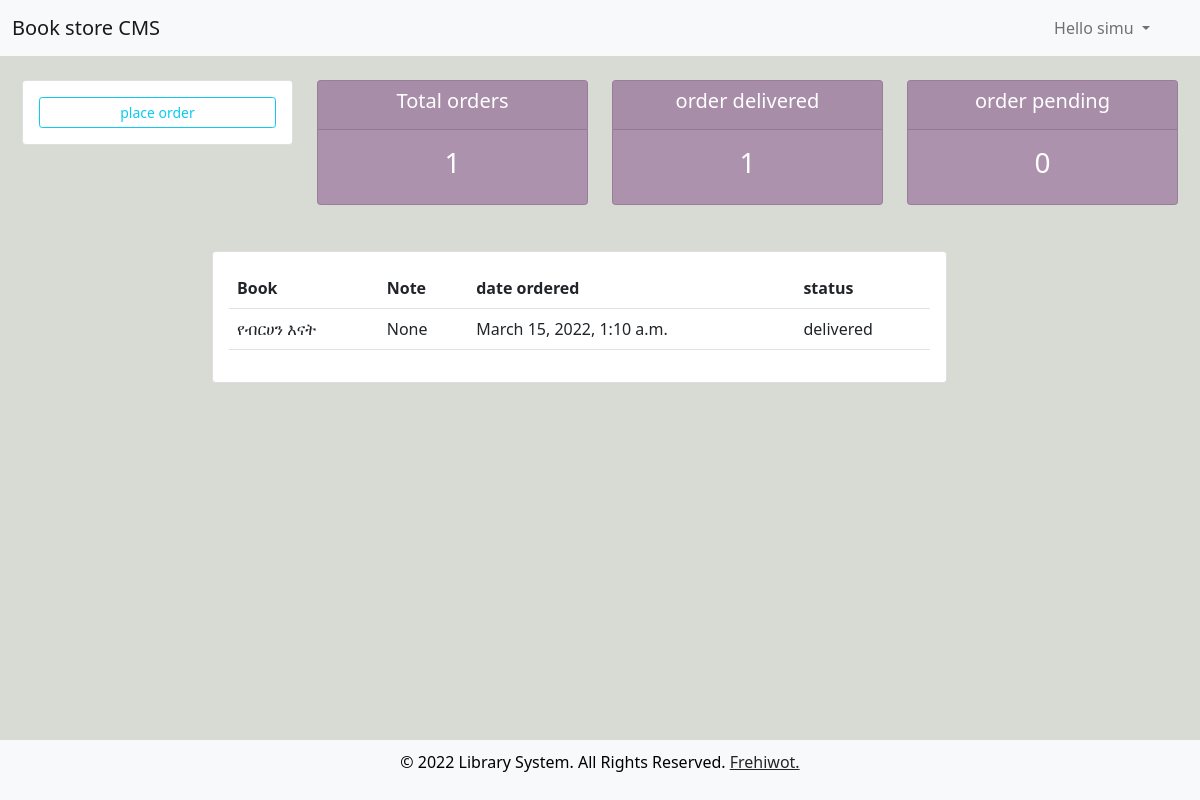
The app's page /user/ (signed in), older data.
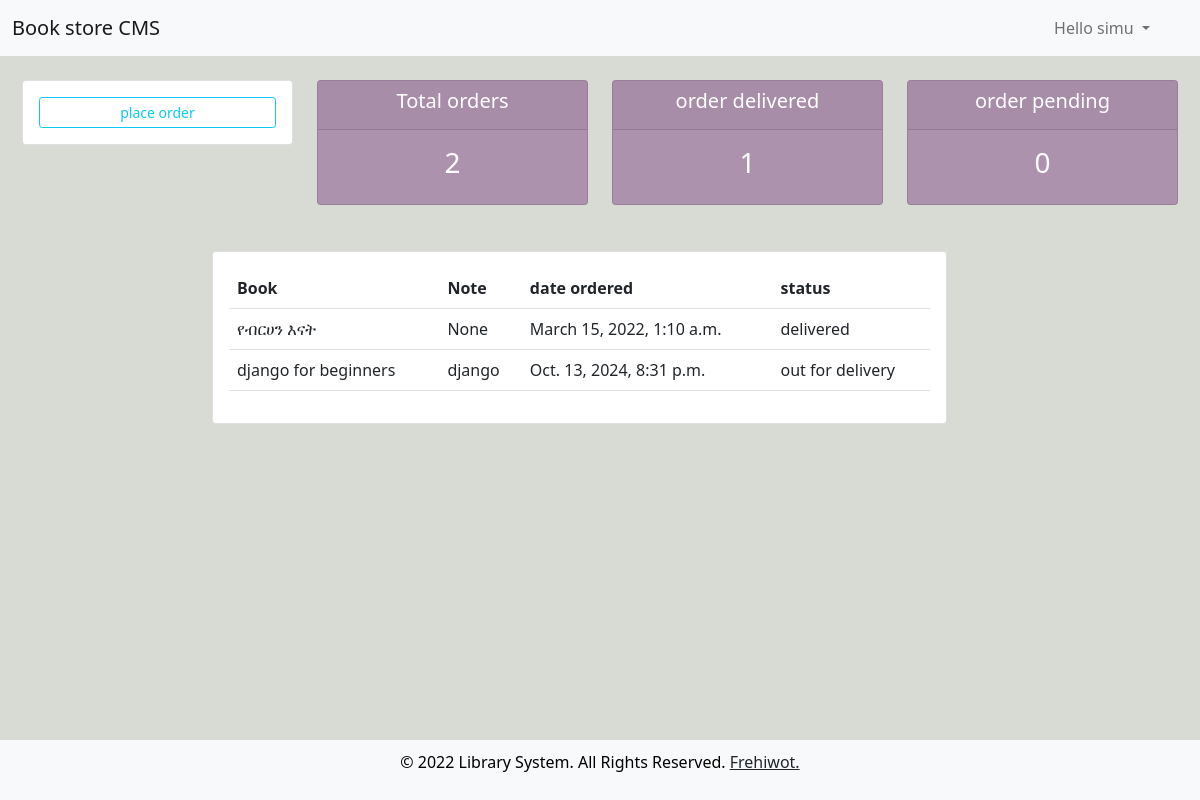
The same page, newer data.
### members/models.py (models this page shows, shortened)
class Order(models.Model):
    STATUS=(
        ('pending','pending'),
        ('out for delivery','out for delivery'),
        ('delivered','delivered'),
    )
    customer=models.ForeignKey(Customer,null=True, on_delete=models.SET_NULL)
    book=models.ForeignKey(Book,null=True, on_delete=models.SET_NULL)
    date_created=models.DateTimeField(auto_now_add=True, null=True)
    status=models.CharField(max_length=200, null=True, choices=STATUS,default="pending")
    note=models.CharField(max_length=2000, null=True)

class Book(models.Model):
    CATEGORY=(
        ('fiction','fiction'),
        ('religious','religious'),
        ('computer science','computer science'),
        ('engineering','engineering'),
        ('pyscological','pyscological'),
    )
    title=models.CharField(max_length=200, null=True)
    author=models.CharField(max_length=200, null=True)
    price= models.FloatField(null=True)
    category=models.CharField(max_length=5000, null=True, choices=CATEGORY)
    description=models.TextField(max_length=200, null=True)
    date_created=models.DateTimeField(auto_now_add=True, null=True)
    def __str__(self):
        return self.title

### members/decoraters.py (the view)
        def wrapper_func(request,*args,**kwargs):
            group=None
            if request.user.groups.exists():
                group = request.user.groups.all()[0].name
            if group in allowed_roles:
                return view_func(request,*args,**kwargs)
            else:
                return HttpResponse('you are not authorized')

### members/decoraters.py (called while the page is built)
def allowed_users(allowed_roles=[]):
    def decorater(view_func):
        def wrapper_func(request,*args,**kwargs):
            group=None
            if request.user.groups.exists():
                group = request.user.groups.all()[0].name
            if group in allowed_roles:
                return view_func(request,*args,**kwargs)
            else:
                return HttpResponse('you are not authorized')
        return wrapper_func
    return decorater

### members/views.py (called while the page is built)
@login_required(login_url='login')
@allowed_users(allowed_roles=['customer'])
def userPage(request):
    orders=request.user.customer.order_set.all()
    total_orders=orders.count()
    delivered= orders.filter(status='delivered').count()
    pending= orders.filter(status='pending').count()
    context={'orders':orders,'total_orders':total_orders,'delivered':delivered,'pending':pending}
    return render(request, 'user.html',context)

### members/templates/user.html
{% extends 'base.html' %} {% block content %} {%include 'status.html'%}
<div class="row" style="margin-left: 200px;margin-top: 30px;">
  <div class="col-md-9">
    <div class="card card-body">
      <table class="table table-lg">
        <tr>
          <th>Book</th>
          <th>Note</th>
          <th>date ordered</th>
          <th>status</th>
        </tr>
        {% for order in orders%}
        <tr>
          <td>{{order.book}}</td>
          <td>{{order.note}}</td>
          <td>{{order.date_created}}</td>
          <td>{{order.status}}</td>
        </tr>
        {% endfor %}
      </table>
    </div>
  </div>
</div>
{%endblock%}

Row changes from the older to the newer data that the page shows:
added Order: book "django for beginners", note "django", date_created "Oct. 13, 2024, 8:31 p.m.", status "out for delivery"
Text that changed along with them:
{{ total_orders }}: "1" → "2"
